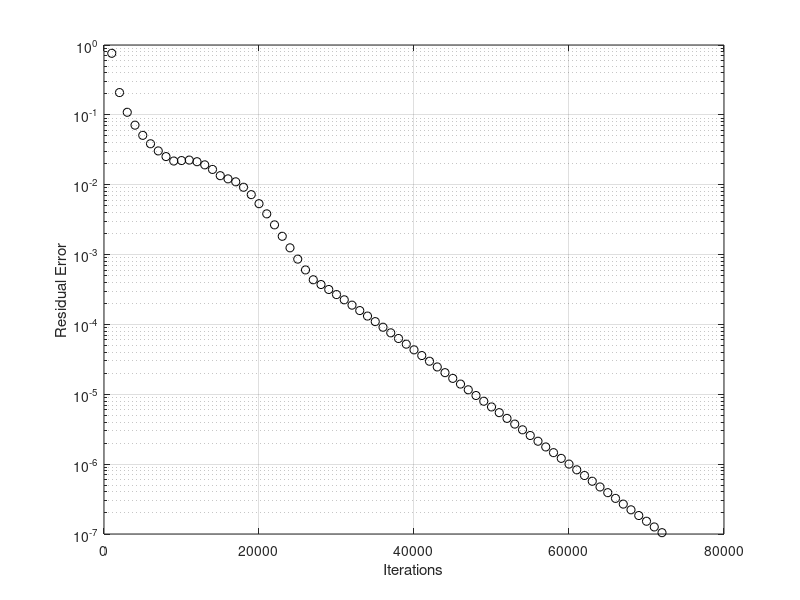
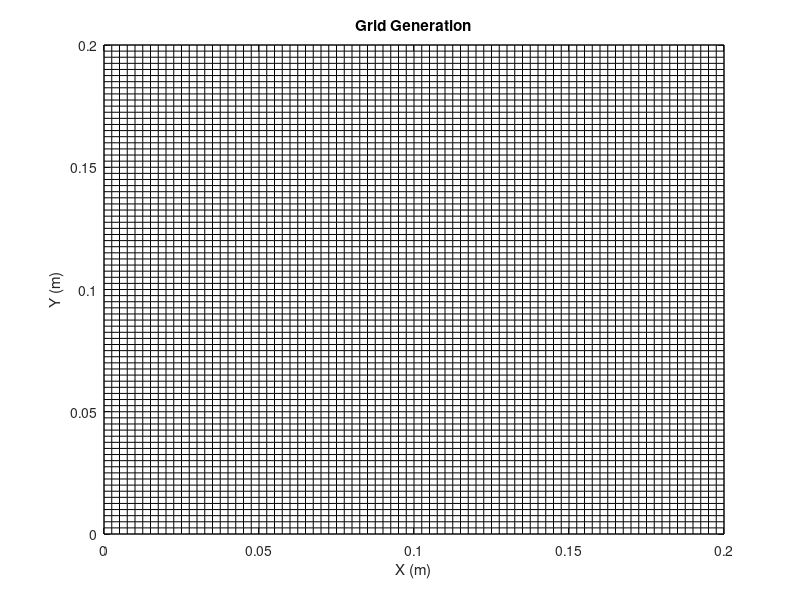
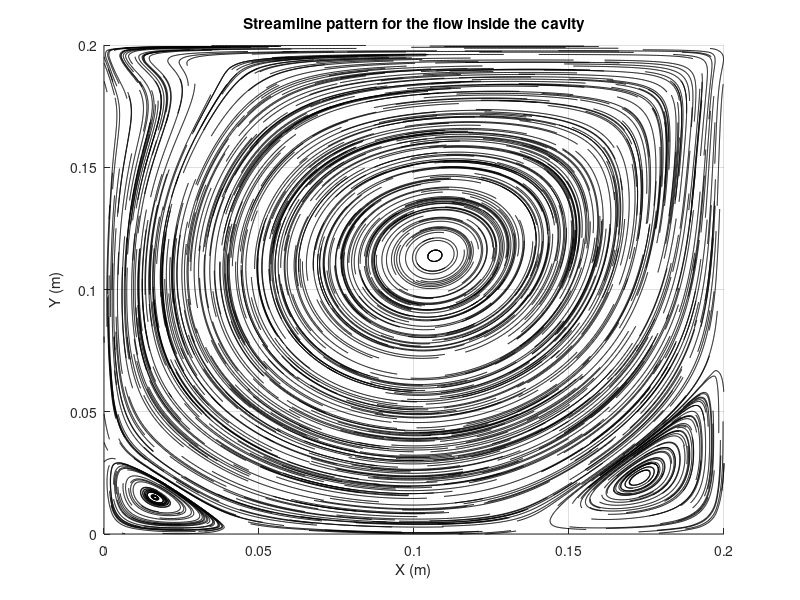
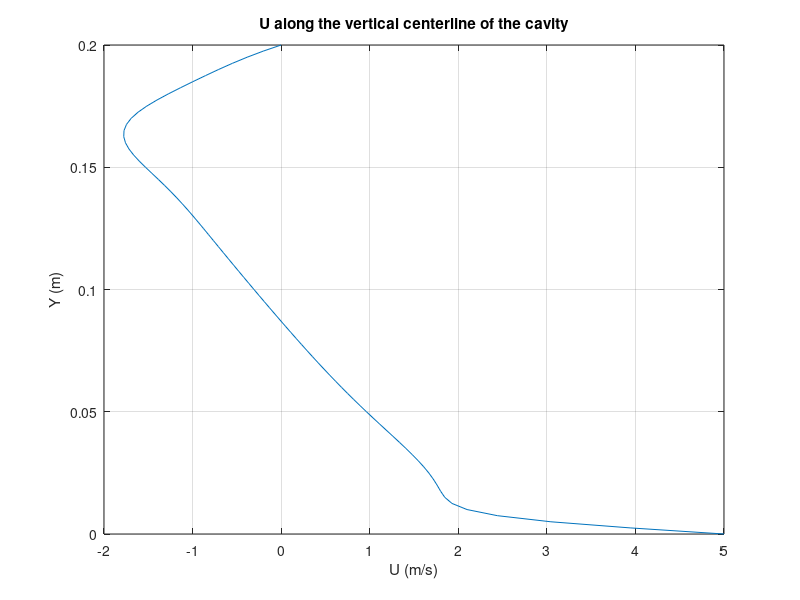

Write the MATLAB code that produced these figures, in order.
clc
clear  
close all

%% Inputs
U = 5;
L = 0.2;
no_points = 81;
nu = 0.001;                     
Re=U*L/nu;

%% SETUP 2D GRID
delta_x_y=L/(no_points-1);  
X=zeros(no_points);
Y=zeros(no_points);
for j=1:no_points
    if j<no_points
        X(:,j+1)=j*delta_x_y;
    end
end
for i=1:no_points
    if i<no_points
        Y(i+1,:)=i*delta_x_y;
    end
end
Y=flip(Y);

%% Variables and Counters
omega_new = zeros(no_points,no_points);  
ebsia = omega_new;  
omega_old = omega_new;  
u = omega_new;  
v = omega_new;
im = 1:no_points-2;  
ip = 3:no_points;  
jm = 1:no_points-2;  
jp = 3:no_points;
i = 2:no_points-1;
j = 2:no_points-1;

%% Solver
dt = 0.0001;  
maxIt = 1000000;  
maxerr = 1e-7; % Time Step; Max iter; Max error
for iter = 1:maxIt 
    omega_old = omega_new;
    
    %%% BOUNDARY CONDITIONS
    omega_new(1:no_points,no_points) = -2*ebsia(1:no_points,no_points-1)/(delta_x_y^2) - U*2/delta_x_y; % Top
    omega_new(1:no_points,1)  = -2*ebsia(1:no_points,2)/(delta_x_y^2);                                  % Bottom
    omega_new(1,1:no_points)  = -2*ebsia(2,1:no_points)/(delta_x_y^2);                                  % Left
    omega_new(no_points,1:no_points) = -2*ebsia(no_points-1,1:no_points)/(delta_x_y^2);                 % Right
    
    %%%VORTICITY TRANSPORT EQUATION
    omega_new(i,j) = omega_old(i,j) + ...
            ((-1*(ebsia(i,jp)-ebsia(i,jm))/(2*delta_x_y)).* ((omega_old(ip,i)-omega_old(im,j))/(2*delta_x_y))+...
            ((ebsia(ip,j)-ebsia(im,j))/(2*delta_x_y)).*((omega_old(i,jp)-omega_old(i,jm))/(2*delta_x_y))+...
             nu*(omega_old(ip,j)+omega_old(im,j)-4*omega_old(i,j)+omega_old(i,jp)+omega_old(i,jm))/(delta_x_y^2))*dt;
         
    %%% EQUATION FOR STREAM FUNCTION     
    ebsia(i,j) = (omega_new(i,j)*delta_x_y^2 + ebsia(ip,j) + ebsia(i,jp) + ebsia(i,jm) + ebsia(im,j))/4;
    
    %%% CHECK FOR CONVERGENCE
    if iter > 10
        error = max(max(omega_new - omega_old));
        if error < maxerr
            break;
        end
    end
    if(rem(iter, 1000)) == 0
       figure(1);
       semilogy(iter, error, '-ko')
       hold on
       xlabel('Iterations')
       ylabel('Residual Error')
       grid on
    end
end
 
%% VELOCITY FROM STREAM
u(2:no_points-1,no_points) = U;
for n = 2:no_points-1
    for m = 2:no_points-1
        u(n,m)=(ebsia(n,m+1)-ebsia(n,m-1))/(2*delta_x_y);  
        v(n,m)=(-ebsia(n+1,m)+ebsia(n-1,m))/(2*delta_x_y);
    end
end


%% Figures
% Grid Generation
figure
plot(X,Y,"k")
hold on
plot(Y,X,"k")
xlabel('X (m)')
ylabel('Y (m)')
title('Grid Generation')

% Streamline pattern for the flow inside the cavity.
figure 
x = X(1,:);  
y = flip(Y(:,1));
N = 1000;  
xstart = max(x)*rand(N,1);  
ystart = max(y)*rand(N,1);
[x,y] = meshgrid(x,y);
delta_x_y=streamline(x,y,u',v',xstart,ystart,[0.1, 200]);
title('Streamline pattern for the flow inside the cavity')
xlabel('X (m)')
ylabel('Y (m)')
grid on
set(delta_x_y,'color','k')


u=flip(u');
v=flip(v');
x = X(1,:);  
y = flip(Y(:,1));
omega=flip(omega_new');
mid=(no_points+1)/2;
u_mid_ver=u(:,mid);
u_mid_hor=u(mid,:);
v_mid_ver=v(:,mid);
v_mid_hor=v(mid,:);
omega_mid_ver=omega(:,mid);
omega_mid_hor=omega(mid,:);


%u, v, and ? along the vertical centerline of the cavity.
figure
plot(u_mid_ver,y)
xlabel('U (m/s)')
ylabel('Y (m)')
title('U along the vertical centerline of the cavity')
grid on

figure
plot(v_mid_ver,y)
xlabel('V (m/s)')
ylabel('Y (m)')
title('V along the vertical centerline of the cavity')
grid on

figure
plot(omega_mid_ver,y)
xlabel('{\omega} (s^{-1})')
ylabel('Y (m)')
title('{\omega} along the vertical centerline of the cavity')
grid on

%u, v, and ? along the horizontal centerline of the cavity.
figure
plot(x,u_mid_hor)
xlabel('X (m)')
ylabel('U (m/s)')
title('U along the horizontal centerline of the cavity')
grid on

figure
plot(x,v_mid_hor)
xlabel('X (m)')
ylabel('V (m/s)')
title('V along the horizontal centerline of the cavity')
grid on

figure
plot(x,omega_mid_hor)
xlabel('X (m)')
ylabel('{\omega} (s^{-1})')
title('{\omega} along the horizontal centerline of the cavity')
grid on

%Vorticity contours in the cavity.
figure
contourf(X,Y,omega,'LineStyle', 'none')
xlabel('X (m)')
ylabel('Y (m)')
title('Vorticity contours in the cavity')
colorbar

%Vorticity along the walls
omega_bottom=omega(no_points,:);
omega_left=omega(:,1);
omega_right=omega(:,no_points);
omega_bottom_mat=zeros(no_points);
omega_left_mat=zeros(no_points);
omega_right_mat=zeros(no_points);
for k=1:no_points
    omega_bottom_mat(k,:)=omega_bottom;
    omega_left_mat(:,k)=omega_left;
    omega_right_mat(:,k)=omega_right;
end

figure
surf(X,Y,omega_bottom_mat)
xlabel('X (m)')
ylabel('Y (m)')
zlabel('{\omega} (s^{-1})')
title('Vorticity along the bottom wall')

figure
surf(X,Y,omega_left_mat)
xlabel('X (m)')
ylabel('Y (m)')
zlabel('{\omega} (s^{-1})')
title('Vorticity along the left wall')

figure
surf(X,Y,omega_right_mat)
xlabel('X (m)')
ylabel('Y (m)')
zlabel('{\omega} (s^{-1})')
title('Vorticity along the right wall')


for o=1:13
    fig=figure(o);
    filename = sprintf('fig%1d.png', o);
    saveas(gcf,filename);
end
